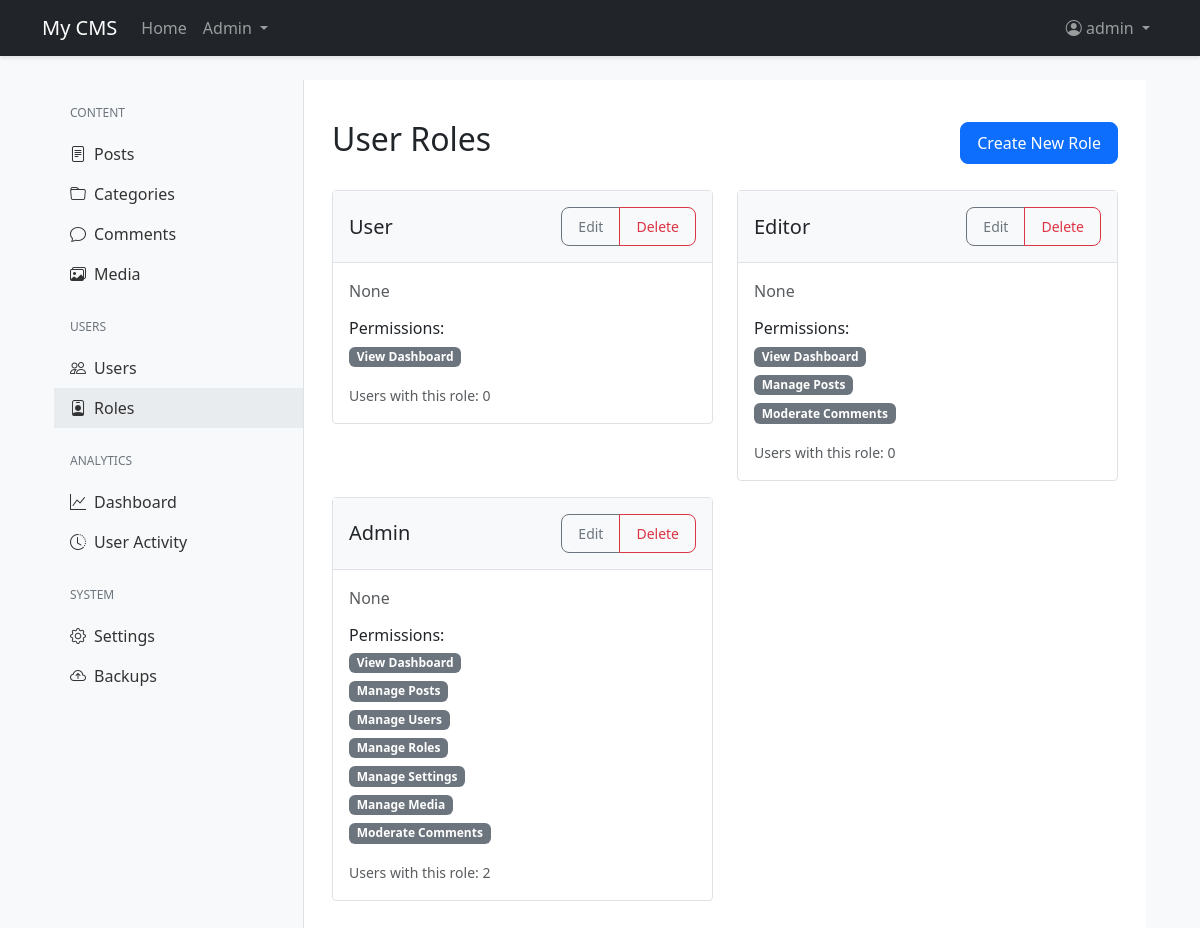
/admin/roles (signed in), run on the app's committed database.
### app/models.py (models this page shows, shortened)
class Settings(db.Model):
    __tablename__ = 'settings'
    _cache = {}
    id = db.Column(db.Integer, primary_key=True)
    key = db.Column(db.String(50), unique=True, nullable=False)
    value = db.Column(db.String(500))
    type = db.Column(db.String(20), default='string')
    description = db.Column(db.String(200))
    @staticmethod
    def get(key, default=None):
        setting = Settings.query.filter_by(key=key).first()
        if setting is None:
            return default
        try:
            if setting.type == 'boolean':
                return setting.value.lower() in ('true', '1', 'yes', 'on')
            elif setting.type == 'integer':
                return int(float(setting.value))
            elif setting.type == 'float':
                return float(setting.value)
            elif setting.type == 'json':
                return json.loads(setting.value)
            else:  # string
                return setting.value
        except (ValueError, json.JSONDecodeError) as e:
            current_app.logger.error(f"Error converting setting {key}: {str(e)}")
            return default

class User(UserMixin, db.Model):
    id = db.Column(db.Integer, primary_key=True)
    username = db.Column(db.String(64), unique=True, nullable=False)
    email = db.Column(db.String(120), unique=True, nullable=False)
    password_hash = db.Column(db.String(128))
    is_admin = db.Column(db.Boolean, default=False)
    is_active = db.Column(db.Boolean, default=True)
    created_at = db.Column(db.DateTime, default=datetime.utcnow)
    last_seen = db.Column(db.DateTime, default=datetime.utcnow)
    profile_image = db.Column(db.String(200))
    bio = db.Column(db.Text)
    website = db.Column(db.String(200))
    social_facebook = db.Column(db.String(200))
    social_twitter = db.Column(db.String(200))
    social_instagram = db.Column(db.String(200))
    email_confirmed = db.Column(db.Boolean, default=False)
    role_id = db.Column(db.Integer, db.ForeignKey('role.id'))
    last_activity = db.Column(db.DateTime, default=datetime.utcnow)
    failed_login_attempts = db.Column(db.Integer, default=0)
    account_locked = db.Column(db.Boolean, default=False)
    account_locked_until = db.Column(db.DateTime)
    must_change_password = db.Column(db.Boolean, default=False)
    password_changed_at = db.Column(db.DateTime)
    posts = db.relationship('Post', backref='author', lazy='dynamic')
    comments = db.relationship('Comment', backref='author', lazy='dynamic')
    likes = db.relationship('Like', backref='user', lazy='dynamic')
    page_views = db.relationship('PageView', back_populates='user', lazy='dynamic')
    def can(self, perm):
        return self.role is not None and self.role.has_permission(perm)

class Role(db.Model):
    id = db.Column(db.Integer, primary_key=True)
    name = db.Column(db.String(64), unique=True, nullable=False)
    description = db.Column(db.String(255))
    permissions = db.Column(db.Integer, default=0)  # Bitwise permissions
    created_at = db.Column(db.DateTime, default=datetime.utcnow)
    users = db.relationship('User', backref='role', lazy='dynamic')
    VIEW_DASHBOARD = 0x01
    MANAGE_POSTS = 0x02
    MANAGE_USERS = 0x04
    MANAGE_ROLES = 0x08
    MANAGE_SETTINGS = 0x10
    MANAGE_MEDIA = 0x20
    MODERATE_COMMENTS = 0x40
    def has_permission(self, perm):
        return self.permissions & perm == perm
    def get_permissions_list(self):
        permissions_list = []
        if self.has_permission(self.VIEW_DASHBOARD):
            permissions_list.append('View Dashboard')
        if self.has_permission(self.MANAGE_POSTS):
            permissions_list.append('Manage Posts')
        if self.has_permission(self.MANAGE_USERS):
            permissions_list.append('Manage Users')
        if self.has_permission(self.MANAGE_ROLES):
            permissions_list.append('Manage Roles')
        if self.has_permission(self.MANAGE_SETTINGS):
            permissions_list.append('Manage Settings')
        if self.has_permission(self.MANAGE_MEDIA):
            permissions_list.append('Manage Media')
        if self.has_permission(self.MODERATE_COMMENTS):
            permissions_list.append('Moderate Comments')
        return permissions_list

### app/admin/routes.py (the view)
@bp.route('/roles')
@login_required
@permission_required(Role.MANAGE_ROLES)
def roles():
    roles = Role.query.all()
    available_permissions = [
        {'id': Role.VIEW_DASHBOARD, 'name': 'View Dashboard'},
        {'id': Role.MANAGE_POSTS, 'name': 'Manage Posts'},
        {'id': Role.MANAGE_USERS, 'name': 'Manage Users'},
        {'id': Role.MANAGE_ROLES, 'name': 'Manage Roles'},
        {'id': Role.MANAGE_SETTINGS, 'name': 'Manage Settings'},
        {'id': Role.MANAGE_MEDIA, 'name': 'Manage Media'},
        {'id': Role.MODERATE_COMMENTS, 'name': 'Moderate Comments'}
    ]
    return render_template('admin/roles.html', roles=roles, available_permissions=available_permissions)

### app/admin/routes.py (called while the page is built)
def permission_required(permission):
    def decorator(f):
        @wraps(f)
        def decorated_function(*args, **kwargs):
            if not current_user.can(permission):
                flash('You do not have permission to access this page.', 'danger')
                return redirect(url_for('admin.index'))
            return f(*args, **kwargs)
        return decorated_function
    return decorator

### app/models.py (called while the page is built)
@login_manager.user_loader
def load_user(id):
    return User.query.get(int(id))

### app/templates/admin/roles.html (shortened to what this page needs)
{% extends "admin/base.html" %}
{% block admin_content %}
<div class="container mt-4">
    <div class="d-flex justify-content-between align-items-center mb-4">
        <h2>User Roles</h2>
        <button type="button" class="btn btn-primary" data-bs-toggle="modal" data-bs-target="#createRoleModal">
            Create New Role
        </button>
    </div>
    <div class="row">
        {% for role in roles %}
        <div class="col-md-6">
            <div class="role-card">
                <div class="role-header d-flex justify-content-between align-items-center">
                    <h5 class="mb-0">{{ role.name }}</h5>
                    <div class="btn-group">
                        <button type="button" class="btn btn-sm btn-outline-secondary"
                                onclick="editRole('{{ role.id }}')">Edit</button>
                        {% if not role.is_default %}
                        <button type="button" class="btn btn-sm btn-outline-danger"
                                onclick="deleteRole('{{ role.id }}')">Delete</button>
                        {% endif %}
                    </div>
                </div>
                <div class="role-body">
                    <p class="text-muted">{{ role.description }}</p>
                    <h6>Permissions:</h6>
                    <ul class="permission-list">
                        {% for permission in role.get_permissions_list() %}
                        <li class="permission-item">
                            <span class="badge bg-secondary">{{ permission }}</span>
                        </li>
                        {% endfor %}
                    </ul>
                    <small class="text-muted">Users with this role: {{ role.users.all()|length }}</small>
                </div>
            </div>
        </div>
        {% endfor %}
    </div>
</div>
{% endblock %}

### app/templates/admin/base.html (shortened to what this page needs)
{% extends "base.html" %}
{% block content %}
<div class="container-fluid mt-4">
    <div class="row">
        <div class="col-md-12">
            <div class="admin-container">
                <div class="sidebar">
                    <div class="sidebar-sticky">
                        <div class="nav-section">
                            <div class="nav-section-title">Content</div>
                            <nav class="nav flex-column">
                                <a class="nav-link {% if request.endpoint == 'admin.posts' %}active{% endif %}"
                                   href="{{ url_for('admin.posts') }}">
                                    <i class="bi bi-file-text"></i> Posts
                                </a>
                                <a class="nav-link {% if request.endpoint == 'admin.categories' %}active{% endif %}"
                                   href="{{ url_for('admin.categories') }}">
                                    <i class="bi bi-folder"></i> Categories
                                </a>
                                <a class="nav-link {% if request.endpoint == 'admin.comments' %}active{% endif %}"
                                   href="{{ url_for('admin.comments') }}">
                                    <i class="bi bi-chat"></i> Comments
                                </a>
                                <a class="nav-link {% if request.endpoint == 'admin.media' %}active{% endif %}"
                                   href="{{ url_for('admin.media') }}">
                                    <i class="bi bi-images"></i> Media
                                </a>
                            </nav>
                        </div>
                        <div class="nav-section">
                            <div class="nav-section-title">Users</div>
                            <nav class="nav flex-column">
                                <a class="nav-link {% if request.endpoint == 'admin.users' %}active{% endif %}"
                                   href="{{ url_for('admin.users') }}">
                                    <i class="bi bi-people"></i> Users
                                </a>
                                <a class="nav-link {% if request.endpoint == 'admin.roles' %}active{% endif %}"
                                   href="{{ url_for('admin.roles') }}">
                                    <i class="bi bi-person-badge"></i> Roles
                                </a>
                            </nav>
                        </div>
                        <div class="nav-section">
                            <div class="nav-section-title">Analytics</div>
                            <nav class="nav flex-column">
                                <a class="nav-link {% if request.endpoint == 'admin.analytics' %}active{% endif %}"
                                   href="{{ url_for('admin.analytics') }}">
                                    <i class="bi bi-graph-up"></i> Dashboard
                                </a>
                                <a class="nav-link {% if request.endpoint == 'admin.user_activity_list' %}active{% endif %}"
                                   href="{{ url_for('admin.user_activity_list') }}">
                                    <i class="bi bi-clock-history"></i> User Activity
                                </a>
                            </nav>
                        </div>
                        <div class="nav-section">
                            <div class="nav-section-title">System</div>
                            <nav class="nav flex-column">
                                <a class="nav-link {% if request.endpoint == 'admin.settings' %}active{% endif %}"
                                   href="{{ url_for('admin.settings') }}">
                                    <i class="bi bi-gear"></i> Settings
                                </a>
                                <a class="nav-link {% if request.endpoint == 'admin.backups' %}active{% endif %}"
                                   href="{{ url_for('admin.backups') }}">
                                    <i class="bi bi-cloud-arrow-up"></i> Backups
                                </a>
                            </nav>
                        </div>
                    </div>
                </div>
                <div class="main-content">
                    {% block admin_content %}{% endblock %}
                </div>
            </div>
        </div>
    </div>
</div>
{% endblock %}
{% block scripts %}
<link rel="stylesheet" href="https://cdn.jsdelivr.net/npm/bootstrap-icons@1.7.2/font/bootstrap-icons.css">
{% endblock %}

### app/templates/base.html (shortened to what this page needs)
<!DOCTYPE html>
<html lang="en">
<head>
    <link href="https://cdn.jsdelivr.net/npm/bootstrap@5.3.0/dist/css/bootstrap.min.css" rel="stylesheet">
    <link rel="stylesheet" href="https://cdn.jsdelivr.net/npm/bootstrap-icons@1.7.2/font/bootstrap-icons.css">
    <link rel="stylesheet" href="{{ url_for('static', filename='css/style.css') }}">
</head>
<body>
    <nav class="navbar navbar-expand-lg navbar-dark bg-dark">
        <div class="container">
            <a class="navbar-brand" href="{{ url_for('main.index') }}">{{ get_setting('site_name', 'CMS') }}</a>
            <div class="collapse navbar-collapse" id="navbarNav">
                <ul class="navbar-nav me-auto">
                    <li class="nav-item">
                        <a class="nav-link" href="{{ url_for('main.index') }}">Home</a>
                    </li>
                    {% if current_user.is_authenticated and current_user.is_admin %}
                    <li class="nav-item dropdown">
                        <a class="nav-link dropdown-toggle" href="#" id="adminDropdown" role="button"
                           data-bs-toggle="dropdown" aria-expanded="false">
                            Admin
                        </a>
                    </li>
                    {% endif %}
                </ul>
                <ul class="navbar-nav">
                    {% if current_user.is_authenticated %}
                    <li class="nav-item dropdown">
                        <a class="nav-link dropdown-toggle" href="#" id="userDropdown" role="button"
                           data-bs-toggle="dropdown" aria-expanded="false">
                            <i class="bi bi-person-circle"></i> {{ current_user.username }}
                        </a>
                    </li>
                    {% endif %}
                </ul>
            </div>
        </div>
    </nav>
    <div class="container mt-4">
        {% block content %}{% endblock %}
    </div>
    {% block scripts %}{% endblock %}
</body>
</html>

### app/static/css/style.css (style rules this page uses)
body { background-color: #f8f9fa; }
.navbar { box-shadow: 0 2px 4px rgba(0,0,0,0.1); }
.btn { border-radius: 0.5rem; padding: 0.5rem 1rem; }

### app/templates/admin/base.html (style rules this page uses)
.admin-container { display: flex; min-height: calc(100vh - 56px); }
.sidebar { width: 250px; background-color: #f8f9fa; border-right: 1px solid #dee2e6; padding: 1rem 0; }
.sidebar-sticky { position: sticky; top: 1rem; }
.sidebar .nav-link { color: #333; padding: 0.5rem 1rem; display: flex; align-items: center; gap: 0.5rem; }
.sidebar .nav-link.active { background-color: #e9ecef; font-weight: 500; }
.main-content { flex: 1; padding: 1rem; background-color: #fff; }
.nav-section { margin-bottom: 1rem; }
.nav-section-title { font-size: 0.75rem; text-transform: uppercase; color: #6c757d; padding: 0.5rem 1rem; margin-bottom: 0.25rem; }

### app/templates/admin/roles.html (style rules this page uses)
.role-card { border: 1px solid #dee2e6; border-radius: 0.25rem; margin-bottom: 1rem; }
.role-header { background-color: #f8f9fa; padding: 1rem; border-bottom: 1px solid #dee2e6; }
.role-body { padding: 1rem; }
.permission-list { list-style: none; padding-left: 0; }
.permission-item { display: flex; align-items: center; margin-bottom: 0.5rem; }

### data on the page
Settings: type+value "My CMS"
User: username "admin"
Role: name "User", description "None", get_permissions_list "View Dashboard", users.all|length "0"
Role: name "Editor", description "None", get_permissions_list "View Dashboard" "Manage Posts" "Moderate Comments", users.all|length "0"
Role: name "Admin", description "None", get_permissions_list "View Dashboard" "Manage Posts" "Manage Users" "Manage Roles" "Manage Settings" "Manage Media" "Moderate Comments", users.all|length "2"
